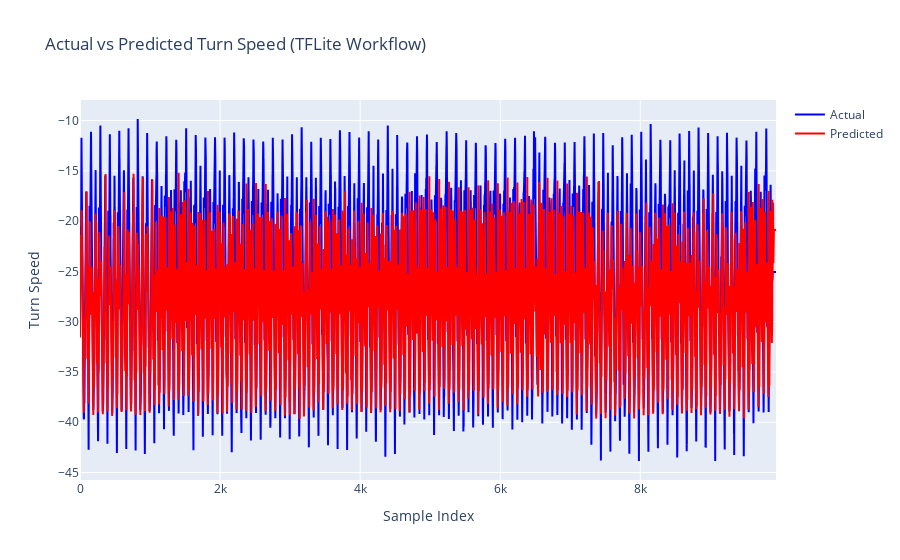

This figure's notebook cell:
### Code cell
# Inference on the test set
y_pred_seq = model.predict(X_test_seq).flatten()

# Inverse scaling for interpretability
y_pred_original = scaler_y.inverse_transform(y_pred_seq.reshape(-1, 1)).flatten()
y_test_original = scaler_y.inverse_transform(y_test_seq.reshape(-1, 1)).flatten()



fig = go.Figure()
fig.add_trace(go.Scatter(y=y_test_original, mode='lines', name='Actual', line=dict(color='blue')))
fig.add_trace(go.Scatter(y=y_pred_original, mode='lines', name='Predicted', line=dict(color='red')))
fig.update_layout(title='Actual vs Predicted Turn Speed (TFLite Workflow)',
                  xaxis_title='Sample Index', yaxis_title='Turn Speed')
fig.show()

### Figure 1 — Plotly figure (JSON) as saved in the notebook; plotly's stock layout.template omitted (floating-point values rounded to 4 significant figures; data arrays with more than 128 entries replaced by an {"elided": "..."} marker saying what was removed)
{"data": [{"line": {"color": "blue"}, "mode": "lines", "name": "Actual", "type": "scatter", "y": {"elided": "9939 float values"}}, {"line": {"color": "red"}, "mode": "lines", "name": "Predicted", "type": "scatter", "y": {"elided": "9939 float values"}}], "layout": {"title": {"text": "Actual vs Predicted Turn Speed (TFLite Workflow)"}, "xaxis": {"title": {"text": "Sample Index"}}, "yaxis": {"title": {"text": "Turn Speed"}}}}
